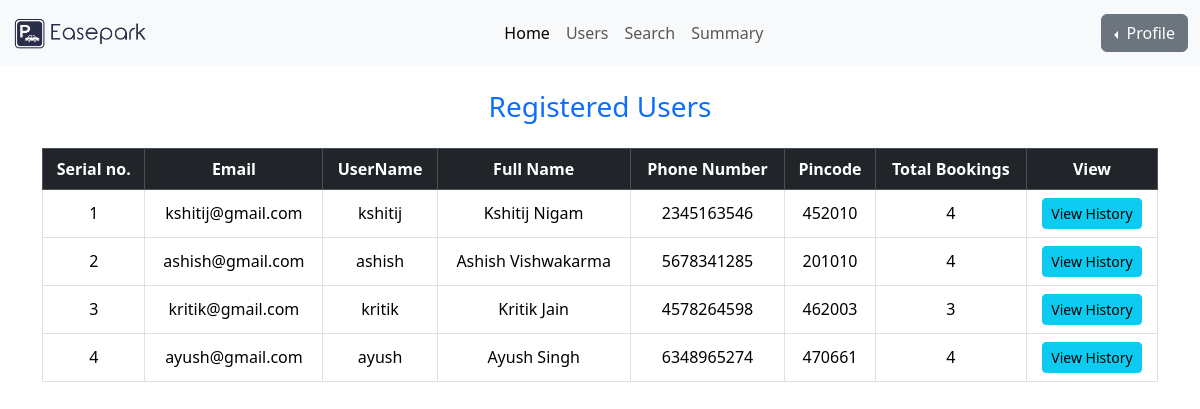
Screenshot of /dashboard/users (signed in) with the database file from the repository.
### models/user_model.py (models this page shows)
class Users(UserMixin, db.Model):
    id = db.Column(db.Integer, primary_key=True)
    username= db.Column(db.String(100) , unique=True , nullable=False)
    email = db.Column(db.String(150), unique=True, nullable=True)
    password= db.Column(db.String(100) , nullable=False)
    role= db.Column(db.String(15), nullable=False)
    full_name = db.Column(db.String(100), nullable=True)
    phone_number = db.Column(db.String(15), unique=True, nullable=True)
    address = db.Column(db.String(255), nullable=True)
    pin_code = db.Column(db.String(10), nullable=True)
    member_since = db.Column(db.DateTime, default=datetime.utcnow)
    total_bookings = db.Column(db.Integer, default=0)
    reservations = db.relationship('Reservation', backref='user', lazy=True)

### controllers/admin_routes.py (the view)
@admin_blueprint.route('/users')
@login_required
def view_users():
    if current_user.role != 'admin':
        abort(404)
    users=Users.query.filter(Users.role != 'admin').all()
    return render_template('admin_users.html',users=users)

### app.py (called while the page is built)
@login_manager.user_loader
def load_user(user_id):
    return db.session.get(Users, int(user_id))

### templates/admin_users.html (shortened to what this page needs)
<!doctype html>
<html lang="en">
<head>
  <link href="https://cdn.jsdelivr.net/npm/bootstrap@5.3.6/dist/css/bootstrap.min.css" rel="stylesheet"
>
</head>
<body>
  <nav class="navbar navbar-expand-lg bg-body-tertiary" id="navbar">
    <div class="container-fluid">
      <a class="navbar-brand" href="{{ url_for('admin.dashboard') }}">
        <img src="{{ url_for('static', filename='images/logo.png') }}" alt="Easepark Logo"
          style="height: 40px; width: auto;">
      </a>
      <div class="collapse navbar-collapse" id="navbarSupportedContent">
        <ul class="navbar-nav mx-auto mb-2 mb-lg-0">
          <li class="nav-item">
            <a class="nav-link active" aria-current="page" href="{{ url_for('admin.dashboard') }}">Home</a>
          </li>
          <li class="nav-item">
            <a class="nav-link" href="{{ url_for('admin.view_users') }}">Users</a>
          </li>
          <li class="nav-item">
            <a class="nav-link" href="#">Search</a>
          </li>
          <li class="nav-item">
            <a class="nav-link" href="{{ url_for('admin.admin_summary') }}">Summary</a>
          </li>
        </ul>
        <div class="btn-group dropstart">
          <button type="button" class="btn btn-secondary dropdown-toggle" data-bs-toggle="dropdown"
            aria-expanded="false">
            Profile
          </button>
        </div>
      </div>
    </div>
  </nav>
  <div class="container mt-4">
    <h3 class="text-center text-primary mb-4">Registered Users</h3>
    <div class="table-responsive">
      <table class="table table-bordered table-hover text-center align-middle">
        <thead class="table-dark">
          <tr>
            <th>Serial no.</th>
            <th>Email</th>
            <th>UserName</th>
            <th>Full Name</th>
            <th>Phone Number</th>
            <th>Pincode</th>
            <th>Total Bookings</th>
            <th>View</th>
          </tr>
        </thead>
        <tbody>
          {% for user in users %}
          <tr>
            <td>{{ loop.index }}</td>
            <td>{{ user.email }}</td>
            <td>{{ user.username }}</td>
            <td>{{ user.full_name }}</td>
            <td>{{ user.phone_number }}</td>
            <td>{{ user.pin_code }}</td>
            <td>{{ user.total_bookings }}</td>
            <td><a href="{{ url_for('admin.user_booking_history', user_id=user.id) }}" class="btn btn-info btn-sm">View
                History</a>
            </td>
          </tr>
          {% endfor %}
        </tbody>
      </table>
    </div>
  </div>
</body>
</html>

### rows the page displays
Users: email "kshitij@gmail.com", username "kshitij", full_name "Kshitij Nigam", phone_number "2345163546", pin_code "452010", total_bookings "4"
Users: email "ashish@gmail.com", username "ashish", full_name "Ashish Vishwakarma", phone_number "5678341285", pin_code "201010", total_bookings "4"
Users: email "kritik@gmail.com", username "kritik", full_name "Kritik Jain", phone_number "4578264598", pin_code "462003", total_bookings "3"
Users: email "ayush@gmail.com", username "ayush", full_name "Ayush Singh", phone_number "6348965274", pin_code "470661", total_bookings "4"
